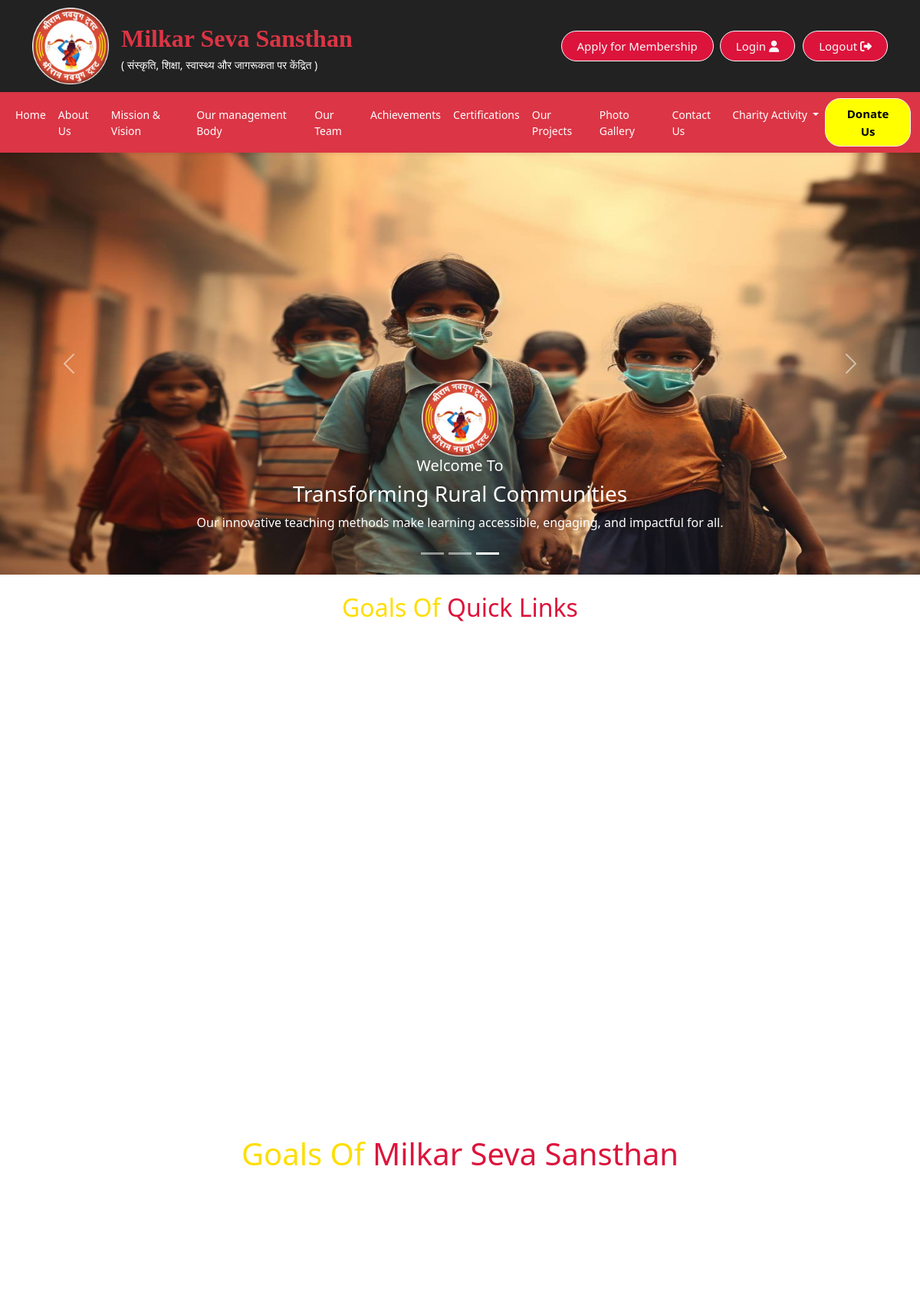
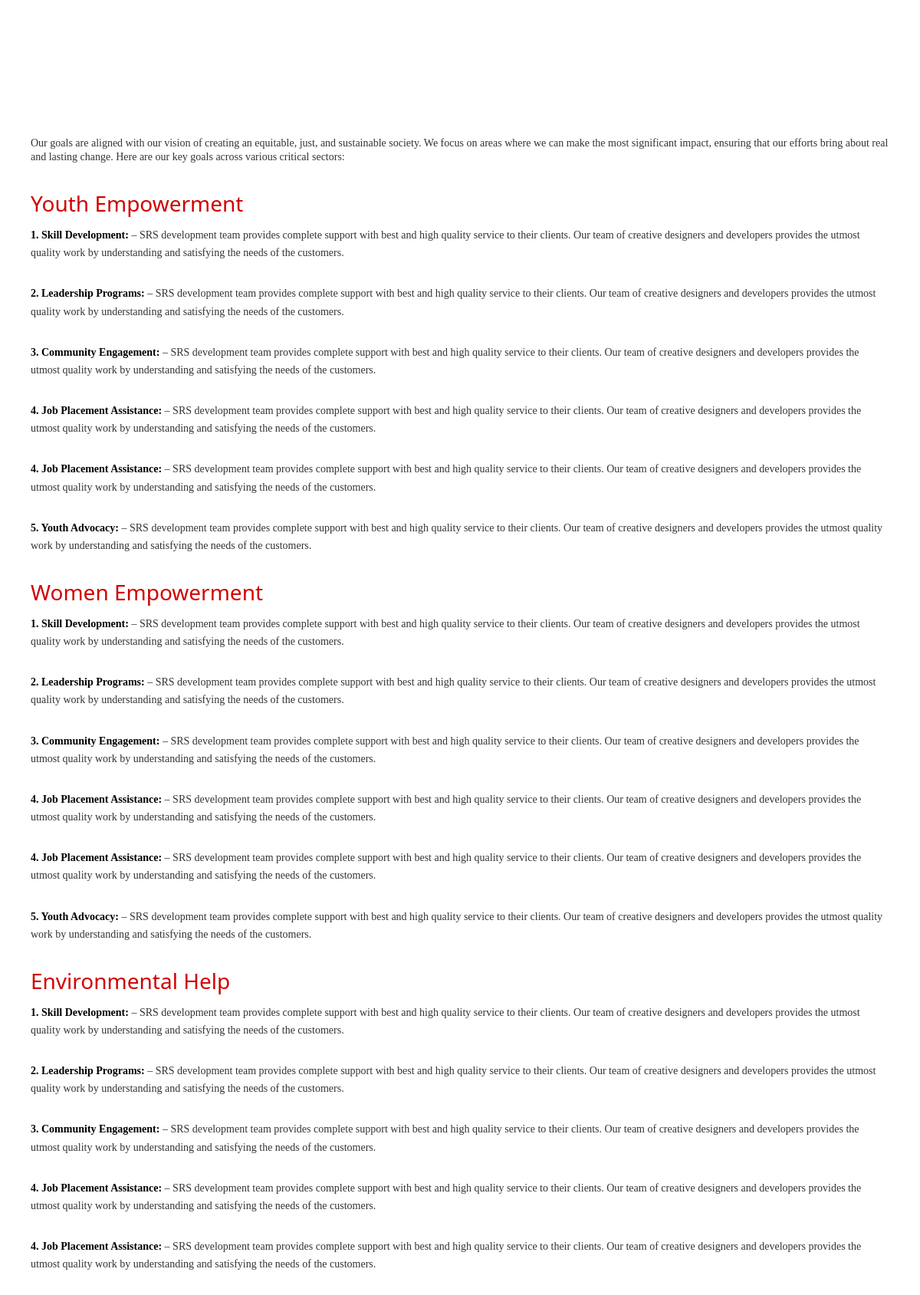
The page / (upper part) on the database its author committed (2 pictures, top to bottom).
### Users/models.py (models this page shows, shortened)
class Slider(models.Model):
    title_small = models.CharField(max_length=100, help_text="Small heading, e.g., 'Welcome To'")
    title_large = models.CharField(max_length=200, help_text="Main heading, e.g., 'Milkar Seva Sansthan'")
    description = models.TextField()
    image = models.ImageField(upload_to='sliders/', help_text="Main slider image")
    logo = models.ImageField(upload_to='sliders/logos/', )
    is_active = models.BooleanField(default=True, help_text="Set True to show this slide")
    created_at = models.DateTimeField(auto_now_add=True)
    updated_at = models.DateTimeField(auto_now=True)
    is_deleted = models.BooleanField(default=False, blank=True, null=True)
    class Meta:
        ordering = ['-created_at']
    class Meta:
        verbose_name = "Slider"
        verbose_name_plural = "Sliders"

### Users/views.py (the view)
# urls.py: path('', views.homepage_view, name='homepage_view'),
def homepage_view(request):
    sliders = Slider.objects.filter(is_active=True, is_deleted=False)
    slider_images = [slide.image.url for slide in sliders if slide.image]
    gallery_images = Gallery.objects.filter(is_active=True,is_deleted=False )
    team = Ourteam.objects.filter(is_active=True,is_deleted=False )
    members = ManagementMember.objects.filter(is_active=True,is_deleted=False)
    donations = Donation.objects.filter(is_active=True).order_by("-created_at")
    aboutus = AboutUs.objects.filter(is_active=True,is_deleted=False )
    context={
        'aboutus':aboutus,
        'sliders': sliders,
        'slider_images': slider_images,
        'gallery_images': gallery_images,
        'team':team,
        'members':members,
        'donations':donations
    }
    return render(request, 'homepage.html', context)

### templates/homepage.html (shortened to what this page needs)
{% extends 'base.html' %}
{% block content %}
{% include 'slider.html' %}
{% include 'quick_links.html' %}
    <section>
           {% for about in aboutus %}
    </section>
     {% endfor %}
{% include 'goals.html' %}
{% include "slider_images.html" %}
{% include "gallery.html" %}
{% include "donatefor_smile.html" %}
{% include "donation_popup.html" %}
{% endblock %}

### templates/slider.html (shortened to what this page needs)
<!DOCTYPE html>
<html lang="en">
<head>
</head>
<div id="trustCarousel1" class="carousel slide" data-bs-ride="carousel" data-bs-interval="1000">
  <div class="carousel-indicators">
    <button type="button" data-bs-target="#trustCarousel1" data-bs-slide-to="0" class="active"></button>
    <button type="button" data-bs-target="#trustCarousel1" data-bs-slide-to="1"></button>
    <button type="button" data-bs-target="#trustCarousel1" data-bs-slide-to="2"></button>
  </div>
<div class="carousel-inner">
    {% for slide in sliders %}
    <div class="carousel-item {% if forloop.first %}active{% endif %}">
        <img src="{{ slide.image.url }}" class="d-block w-100" alt="{{ slide.title_large }}">
        <div class="carousel-caption d-none d-md-block">
            {% if slide.logo %}
            <img src="{{ slide.logo.url }}" width="100" height="100" alt="Logo">
            {% endif %}
            <h5>{{ slide.title_small }}</h5>
            <h3>{{ slide.title_large }}</h3>
            <p>{{ slide.description }}</p>
        </div>
    </div>
    {% endfor %}
</div>
  <button class="carousel-control-prev" type="button" data-bs-target="#trustCarousel1" data-bs-slide="prev">
    <span class="carousel-control-prev-icon"></span>
  </button>
  <button class="carousel-control-next" type="button" data-bs-target="#trustCarousel1" data-bs-slide="next">
    <span class="carousel-control-next-icon"></span>
  </button>
</div>
<link href="https://cdn.jsdelivr.net/npm/bootstrap@5.3.3/dist/css/bootstrap.min.css" rel="stylesheet">
</body>
</html>

### templates/slider.html (style rules this page uses)
.carousel-item img { height: 550px; }
.carousel-caption img { width: 100px; height: 100px; }

### rows shown on the page
Slider: image (picture), logo (picture), title_small "Welcome To", title_large "Transforming Rural Communities", description "Our innovative teaching methods make learning accessible, engaging, and impactful for all."
